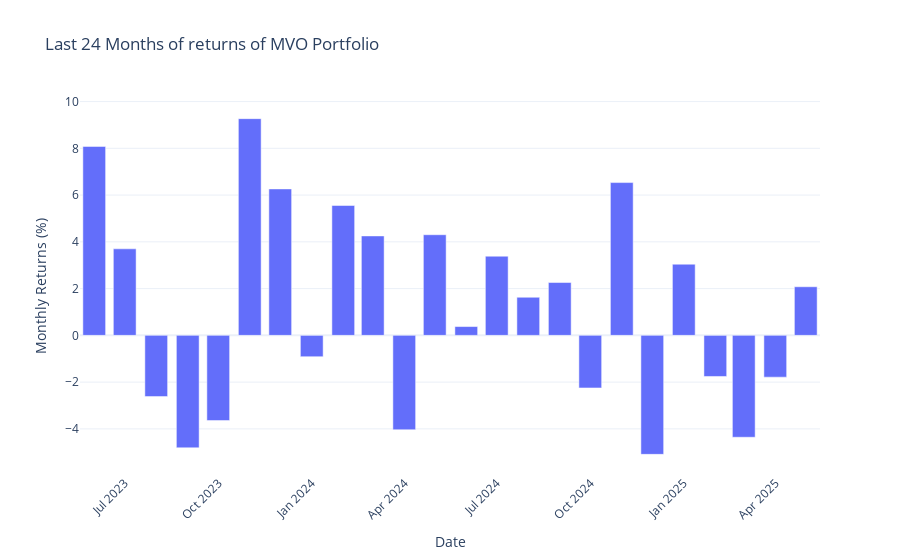

Notebook cell for this chart:
### Code cell
plot_monthly_cumulative_returns(monthly_statistics_df = MVO_monthly_statistics,
                                lookback_period = 24,
                                chart_title= " Last 24 Months of returns of MVO Portfolio")

### Figure 1 — Plotly figure (JSON) as saved in the notebook; plotly's stock layout.template omitted (floating-point values rounded to 4 significant figures)
{"data": [{"alignmentgroup": "True", "hovertemplate": "Date=%{x}<br>Monthly Returns (%)=%{y}<extra></extra>", "legendgroup": "", "marker": {"color": "#636efa", "pattern": {"shape": ""}}, "name": "", "offsetgroup": "", "orientation": "v", "showlegend": false, "textposition": "auto", "type": "bar", "x": ["2023-06-01T00:00:00", "2023-07-01T00:00:00", "2023-08-01T00:00:00", "2023-09-01T00:00:00", "2023-10-01T00:00:00", "2023-11-01T00:00:00", "2023-12-01T00:00:00", "2024-01-01T00:00:00", "2024-02-01T00:00:00", "2024-03-01T00:00:00", "2024-04-01T00:00:00", "2024-05-01T00:00:00", "2024-06-01T00:00:00", "2024-07-01T00:00:00", "2024-08-01T00:00:00", "2024-09-01T00:00:00", "2024-10-01T00:00:00", "2024-11-01T00:00:00", "2024-12-01T00:00:00", "2025-01-01T00:00:00", "2025-02-01T00:00:00", "2025-03-01T00:00:00", "2025-04-01T00:00:00", "2025-05-01T00:00:00"], "xaxis": "x", "y": [8.082, 3.702, -2.62, -4.811, -3.645, 9.27, 6.264, -0.9143, 5.556, 4.254, -4.037, 4.305, 0.3762, 3.386, 1.63, 2.26, -2.249, 6.535, -5.09, 3.044, -1.759, -4.359, -1.789, 2.079], "yaxis": "y"}], "layout": {"barmode": "relative", "legend": {"tracegroupgap": 0}, "title": {"text": " Last 24 Months of returns of MVO Portfolio"}, "xaxis": {"anchor": "y", "domain": [0, 1], "tickangle": -45, "title": {"text": "Date"}}, "yaxis": {"anchor": "x", "domain": [0, 1], "title": {"text": "Monthly Returns (%)"}}}}
